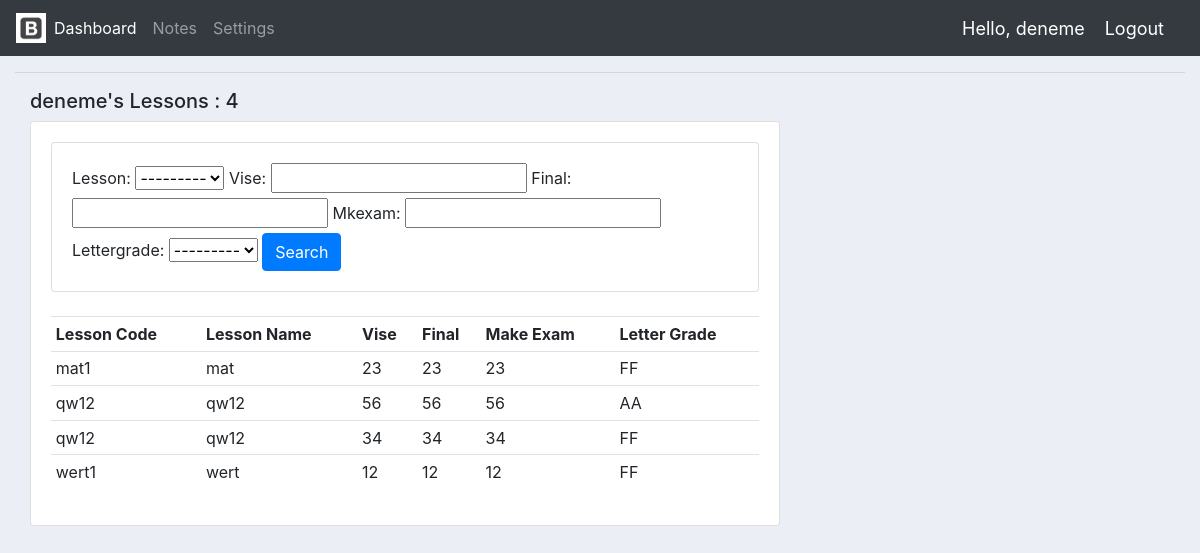
The page /lesson_user/ (signed in) on the database as committed earlier.
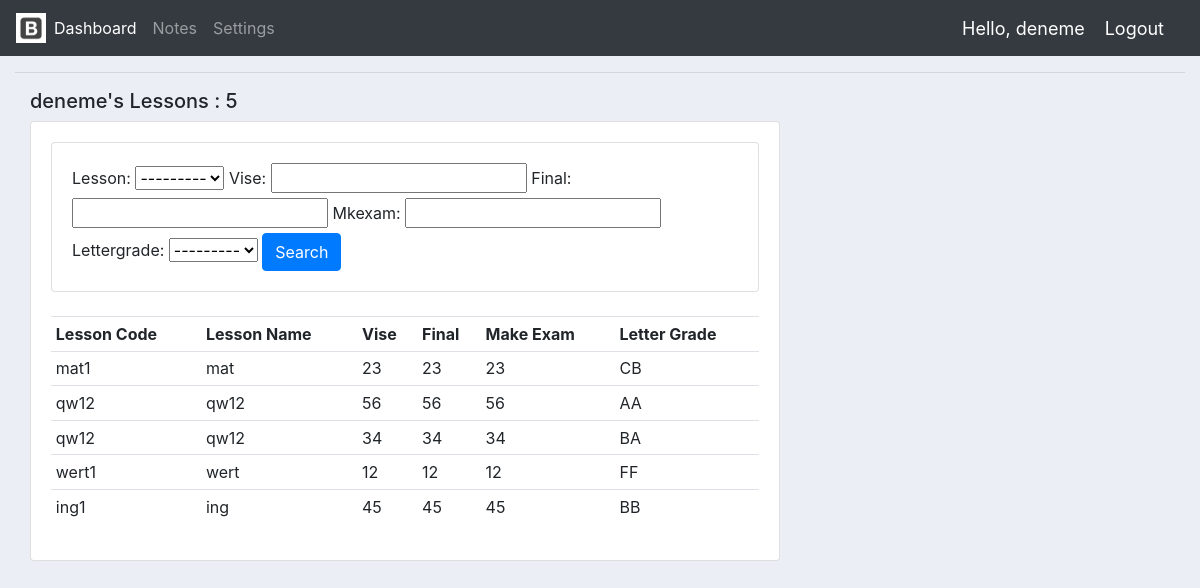
The same page on the database as committed later.
### myapp/models.py (models this page shows, shortened)
class Notes(models.Model):
    STATUS = (
        ('AA', 'AA'),
        ('BA', 'BA'),
        ('BB', 'BB'),
        ('CB', 'CB'),
        ('CC', 'CC'),
        ('DC', 'DC'),
        ('DD', 'DD'),
        ('FD', 'FD'),
        ('FF', 'FF'),
    )
    student = models.ForeignKey(Student, null=True, on_delete=models.SET_NULL)
    lesson = models.ForeignKey(Lesson, null=True, on_delete=models.SET_NULL)
    vise = models.IntegerField(null=True, blank=True)
    final = models.IntegerField(null=True, blank=True)
    mkexam = models.IntegerField(null=True, blank=True)
    lettergrade = models.CharField(max_length=2, null=True, choices=STATUS)

class Lesson(models.Model):
    lcode = models.CharField(blank=True, max_length=50)
    lname = models.CharField(blank=True, max_length=50)
    lcredit = models.IntegerField(blank=True, null=True)
    def __str__(self):
        return self.lname

### myapp/decorators.py (the view)
        def wrapper_func(request, *args, **kwargs):
            group =None
            if request.user.groups.exists():
                group = request.user.groups.all()[0].name
            if group in allowed_roles:
                return view_func(request, *args, **kwargs)
            else:
                return HttpResponse('You are not authorized to view this page')

### myapp/views.py (called while the page is built)
@allowed_users(allowed_roles=['student'])
def lessonUser(request):
    notes = request.user.student.notes_set.all()
    notes_count = notes.count()
    myFilter = NotesFilter(request.GET, queryset=notes)
    notes = myFilter.qs
    context = {
        'notes':notes,
        'notes_count':notes_count,
        'myFilter':myFilter,
    }
    return render(request, 'accounts/lesson_user.html', context)

### myapp/templates/accounts/lesson_user.html
{% extends 'accounts/main.html' %}
{% block content %}
<hr>
<div class="col-md-8">
            <h5>{{ request.user }}'s Lessons : {{ notes_count }}</h5>
            <div class="card card-body">
                <div class="row">
                    <div class="col">
                        <div class="card card-body">
                            <form method="get">
                                {{ myFilter.form }}
                                <button class="btn btn-primary" type="submit">Search</button>
                            </form>
                        </div>
                    </div>
                </div>
                <br>
                <table class="table table-sm">
                        <tr>
                            <th>Lesson Code</th>
                            <th>Lesson Name</th>
                            <th>Vise</th>
                            <th>Final</th>
                            <th>Make Exam</th>
                            <th>Letter Grade</th>
                        </tr>
                        {% for note in notes %}
                           <tr>
                                <td>{{ note.lesson.lcode }}</td>
                                <td>{{ note.lesson.lname }}</td>
                                <td>{{ note.vise }}</td>
                                <td>{{ note.final }}</td>
                                <td>{{ note.mkexam }}</td>
                                <td>{{ note.lettergrade }}</td>
                           </tr>
                        {% endfor %}
                    </table>
            </div>
        </div>
{% endblock %}

### myapp/templates/accounts/main.html (shortened to what this page needs)
{% load static %}
<!DOCTYPE html>
<html lang="en">
<head>
    <link rel="stylesheet" href="https://cdn.jsdelivr.net/npm/bootstrap@4.4.1/dist/css/bootstrap.min.css">
    <link rel="stylesheet" type="text/css" href="{% static '/css/main.css' %}">
    </head>
<body>
    {% include 'accounts/navbar.html' %}
    <div class="container-fluid">
    {% block content %}
    {% endblock %}
    </div>
</body>
</html>

### myapp/templates/accounts/navbar.html (shortened to what this page needs)
{% load static %}
<nav class="navbar navbar-expand-lg navbar-dark bg-dark">
  <a href="{% url 'index' %}"><img  width="30" height="30" class="d-inline-block align-top" alt=""  src="{% static 'images/icon.jpeg' %}"></a>
  <div class="collapse navbar-collapse" id="navbarNav">
    <ul class="navbar-nav">
        {% if request.user.is_staff %}
      <li class="nav-item active">
        <a class="nav-link" href="{% url 'index' %}">Dashboard</a>
      </li>
      <li class="nav-item">
        <a class="nav-link" href="{% url 'lessons' %}">Lesson</a>
      </li>
         {% else %}
            <li class="nav-item active">
                <a class="nav-link" href="{% url 'user-page' %}">Dashboard</a>
            </li>
            <li class="nav-item">
                <a class="nav-link" href="{% url 'lesson_user' %}">Notes</a>
            </li>
            <li class="nav-item">
                <a class="nav-link" href="{% url 'account' %}">Settings</a>
            </li>
         {% endif %}
    </ul>
  </div>
    <span class="hello-msg">Hello, {{ request.user }} </span>
    <span ><a  class="hello-msg" href="{% url 'logout' %}">Logout</a></span>
</nav>

### static/css/main.css (style rules this page uses)
body { background-color: #ebeff5; }

### myapp/templates/accounts/navbar.html (style rules this page uses)
.hello-msg { font-size: 18px; color: #fff; margin-right: 20px; }

Rows that differ between the two databases and show on the page:
changed Notes "mat1": lettergrade "FF" → "CB"
changed Notes (number 3 of 5 on the later page): lettergrade "FF" → "BA"
added Notes: lesson.lcode "ing1", lesson.lname "ing", vise "45", final "45", mkexam "45", lettergrade "BB"
Other text that changed with them:
{{ notes_count }}: "4" → "5"
